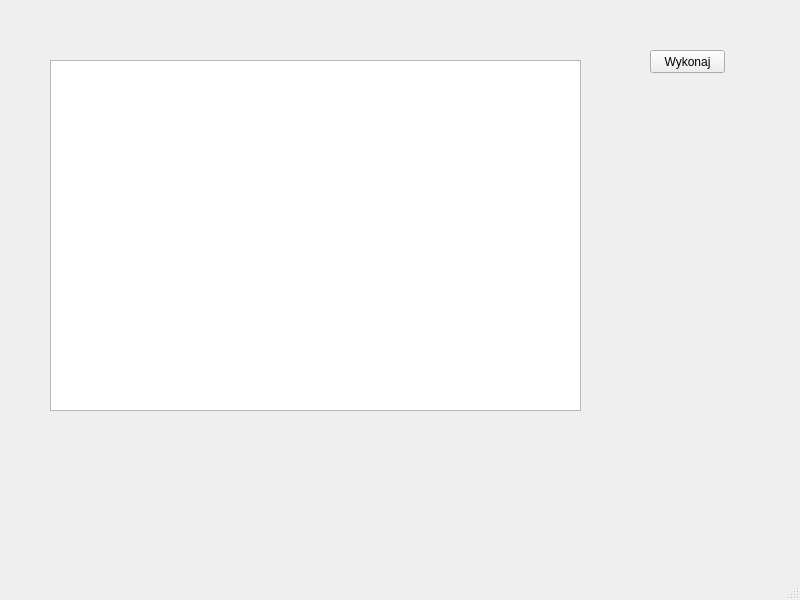
<?xml version="1.0" encoding="UTF-8"?>
<ui version="4.0">
 <class>MainWindow</class>
 <widget class="QMainWindow" name="MainWindow">
  <property name="geometry">
   <rect>
    <x>0</x>
    <y>0</y>
    <width>800</width>
    <height>600</height>
   </rect>
  </property>
  <property name="windowTitle">
   <string>MainWindow</string>
  </property>
  <widget class="QWidget" name="centralwidget">
   <widget class="QPushButton" name="pushButton">
    <property name="geometry">
     <rect>
      <x>650</x>
      <y>50</y>
      <width>75</width>
      <height>23</height>
     </rect>
    </property>
    <property name="text">
     <string>Wykonaj</string>
    </property>
   </widget>
   <widget class="QTextEdit" name="textEdit">
    <property name="geometry">
     <rect>
      <x>50</x>
      <y>60</y>
      <width>531</width>
      <height>351</height>
     </rect>
    </property>
   </widget>
  </widget>
  <widget class="QMenuBar" name="menubar">
   <property name="geometry">
    <rect>
     <x>0</x>
     <y>0</y>
     <width>800</width>
     <height>21</height>
    </rect>
   </property>
  </widget>
  <widget class="QStatusBar" name="statusbar"/>
 </widget>
 <resources/>
 <connections/>
</ui>
